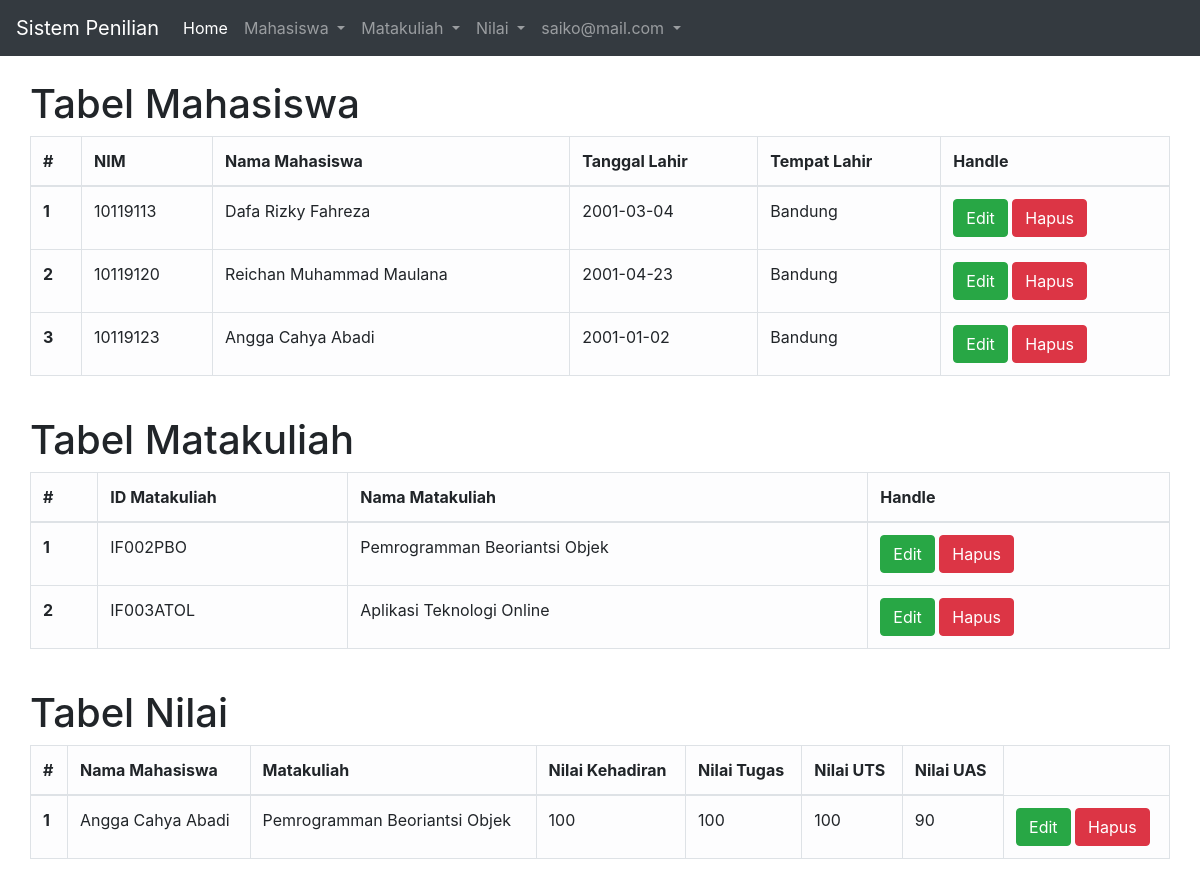
The app's page /index.php (signed in) with its own data.
### tables this page shows
CREATE TABLE IF NOT EXISTS `mahasiswa` (
  `nim` varchar(16) NOT NULL,
  `nama_lengkap` varchar(40) NOT NULL,
  `tanggal_lahir` date NOT NULL,
  `tempat_lahir` varchar(30) NOT NULL,
  PRIMARY KEY (`nim`)
);

CREATE TABLE IF NOT EXISTS `matakuliah` (
  `Id_matkul` varchar(16) NOT NULL,
  `nama_matkul` varchar(50) NOT NULL,
  PRIMARY KEY (`Id_matkul`)
);

CREATE TABLE IF NOT EXISTS `nilai` (
  `nim` varchar(16) NOT NULL,
  `Id_matkul` varchar(16) NOT NULL,
  `kehadiran` double NOT NULL DEFAULT '0',
  `tugas` double NOT NULL DEFAULT '0',
  `uts` double NOT NULL DEFAULT '0',
  `uas` double NOT NULL DEFAULT '0',
  KEY `FK__mahasiswa` (`nim`),
  KEY `FK__matakuliah` (`Id_matkul`),
  CONSTRAINT `FK__mahasiswa` FOREIGN KEY (`nim`) REFERENCES `mahasiswa` (`nim`) ON DELETE CASCADE ON UPDATE CASCADE,
  CONSTRAINT `FK__matakuliah` FOREIGN KEY (`Id_matkul`) REFERENCES `matakuliah` (`Id_matkul`) ON DELETE CASCADE ON UPDATE CASCADE
);

### controller/MahasiswaController.php (called while the page is built, shortened)
<?php
class Mahasiswa
{
    public $conn;
    public function __construct()
    {
        $this->conn = new mysqli(DB_SERVER, DB_USERNAME, DB_PASSWORD, DB_DATABASE);
    }
    public function index()
    {
        $query = "SELECT * FROM mahasiswa";
        $result = $this->conn->query($query);
        if ($result->num_rows > 0) {
            $data = array();
            while ($row = $result->fetch_assoc()) {
                $data[] = $row;
            }
            return $data;
        } else {
            echo "No Data Is Found";
        }
    }
}

### controller/MataKuliahController.php (called while the page is built, shortened)
<?php
class Matakuliah
{
    public $conn;
    public function __construct()
    {
        $this->conn = new mysqli(DB_SERVER, DB_USERNAME, DB_PASSWORD, DB_DATABASE);
    }
    public function index()
    {
        $query = "SELECT * FROM matakuliah";
        $result = $this->conn->query($query);
        if ($result->num_rows > 0) {
            $data = array();
            while ($row = $result->fetch_assoc()) {
                $data[] = $row;
            }
            return $data;
        } else {
            echo "No Data Is Found";
        }
    }
}

### controller/NilaiController.php (called while the page is built, shortened)
<?php
class Nilai
{
    public $conn;
    public function __construct()
    {
        $this->conn = new mysqli(DB_SERVER, DB_USERNAME, DB_PASSWORD, DB_DATABASE);
    }
    public function index()
    {
        $query = "SELECT * FROM nilai
        INNER JOIN mahasiswa ON mahasiswa.nim = nilai.nim
        INNER JOIN matakuliah ON matakuliah.Id_matkul = nilai.Id_matkul";
        $result = $this->conn->query($query);
        if ($result->num_rows > 0) {
            $data = array();
            while ($row = $result->fetch_assoc()) {
                $data[] = $row;
            }
            return $data;
        } else {
            echo "No Data Is Found";
        }
    }
}

### index.php (the view, shortened to what this page needs)
<?php
include_once('./Controller/MahasiswaController.php');
include_once('./Controller/MataKuliahController.php');
include_once('./Controller/NilaiController.php');
if ($_SESSION['login']) {
    $mahasiswa = new Mahasiswa();
    $matkul = new Matakuliah();
    $nilai = new Nilai();
    $dataMhs = $mahasiswa->index();
    $dataMatkul = $matkul->index();
    $dataNilai = $nilai->index();
} else {
    header("location:./Public/Page/login.php");
}
?>
<!DOCTYPE html>
<html lang="en">
<head>
    <link rel="stylesheet" href="https://stackpath.bootstrapcdn.com/bootstrap/4.1.3/css/bootstrap.min.css">
</head>
<body>
    <nav class="navbar navbar-expand-lg navbar-dark bg-dark">
        <a class="navbar-brand" href="#">Sistem Penilian</a>
        <div class="collapse navbar-collapse" id="navbarSupportedContent">
            <ul class="navbar-nav mr-auto">
                <li class="nav-item active">
                    <a class="nav-link" href="index.php">Home <span class="sr-only">(current)</span></a>
                </li>
                <li class="nav-item dropdown">
                    <a class="nav-link dropdown-toggle" href="#" id="navbarDropdown" role="button" data-toggle="dropdown" aria-haspopup="true" aria-expanded="false">
                        Mahasiswa
                    </a>
                </li>
                <li class="nav-item dropdown">
                    <a class="nav-link dropdown-toggle" href="#" id="navbarDropdown" role="button" data-toggle="dropdown" aria-haspopup="true" aria-expanded="false">
                        Matakuliah
                    </a>
                </li>
                <li class="nav-item dropdown">
                    <a class="nav-link dropdown-toggle" href="#" id="navbarDropdown" role="button" data-toggle="dropdown" aria-haspopup="true" aria-expanded="false">
                        Nilai
                    </a>
                </li>
                <li class="nav-item dropdown">
                    <a class="nav-link dropdown-toggle" href="#" id="navbarDropdown" role="button" data-toggle="dropdown" aria-haspopup="true" aria-expanded="false">
                        <?php echo $email = $_SESSION['email']; ?>
                    </a>
                </li>
            </ul>
        </div>
    </nav>
    <div class="container">
        <div class="row mt-4">
            <h1>Tabel Mahasiswa</h1>
            <table class="table table-bordered table-light">
                <thead>
                    <tr>
                        <th scope="col">#</th>
                        <th scope="col">NIM</th>
                        <th scope="col">Nama Mahasiswa</th>
                        <th scope="col">Tanggal Lahir</th>
                        <th scope="col">Tempat Lahir</th>
                        <th scope="col">Handle</th>
                    </tr>
                </thead>
                <tbody>
                    <?php $i = 1;
                    foreach ($dataMhs as $data) { ?>
                        <tr>
                            <th scope="row"><?php echo $i; ?></th>
                            <td><?php echo $data['nim'] ?></td>
                            <td><?php echo $data['nama_lengkap'] ?></td>
                            <td><?php echo $data['tanggal_lahir'] ?></td>
                            <td><?php echo $data['tempat_lahir'] ?></td>
                            <td><a href="Public/Page/edit.php?p=Mahasiswa&e=<?php echo $data['nim'] ?>">
                                    <button class="btn btn-success">Edit</button></a>
                                <a href="Public/Page/destroy.php?p=mahasiswa&d=<?php echo $data['nim'] ?>">
                                    <button onclick="deleteConfirm()" class="btn btn-danger">Hapus</button></a>
                            </td>
                        </tr>
                    <?php $i++;
                    } ?>
                </tbody>
            </table>
        </div>
        <div class="row mt-4">
            <h1>Tabel Matakuliah</h1>
            <table class="table table-bordered table-light">
                <thead>
                    <tr>
                        <th scope="col">#</th>
                        <th scope="col">ID Matakuliah</th>
                        <th scope="col">Nama Matakuliah</th>
                        <th scope="col">Handle</th>
                    </tr>
                </thead>
                <tbody>
                    <?php $i = 1;
                    foreach ($dataMatkul as $data) { ?>
                        <tr>
                            <th scope="col"><?php echo $i ?></th>
                            <td><?php echo $data['Id_matkul'] ?></td>
                            <td><?php echo $data['nama_matkul'] ?></td>
                            <td><a href="Public/Page/edit.php?p=Matakuliah&e=<?php echo $data['Id_matkul'] ?>">
                                    <button class="btn btn-success">Edit</button></a>
                                <a href="Public/Page/destroy.php?p=matakuliah&d=<?php echo $data['Id_matkul'] ?>">
                                    <button onclick="deleteConfirm()" class="btn btn-danger">Hapus</button></a>
                            </td>
                        </tr>
                    <?php $i++;
                    } ?>
                </tbody>
            </table>
        </div>
        <div class="row mt-4">
            <h1>Tabel Nilai</h1>
            <table class="table table-bordered table-light">
                <thead>
                    <tr>
                        <th scope="col">#</th>
                        <th scope="col">Nama Mahasiswa</th>
                        <th scope="col">Matakuliah</th>
                        <th scope="col">Nilai Kehadiran</th>
                        <th scope="col">Nilai Tugas</th>
                        <th scope="col">Nilai UTS</th>
                        <th scope="col">Nilai UAS</th>
                    </tr>
                </thead>
                <tbody>
                    <?php $i = 1;
                    foreach ($dataNilai as $data) { ?>
                        <tr>
                            <th scope="col"><?php echo $i; ?></th>
                            <td><?php echo $data['nama_lengkap'] ?></td>
                            <td><?php echo $data['nama_matkul'] ?></td>
                            <td><?php echo $data['kehadiran'] ?></td>
                            <td><?php echo $data['tugas'] ?></td>
                            <td><?php echo $data['uts'] ?></td>
                            <td><?php echo $data['uas'] ?></td>
                            <td><a href="Public/Page/edit.php?p=Nilai&e=<?php echo $data['nim'] ?>&e2=<?php echo $data['Id_matkul'] ?>">
                                    <button class="btn btn-success">Edit</button></a>
                                <a href="Public/Page/destroy.php?p=nilai&d=<?php echo $data['nim'] ?>&d2=<?php echo $data['Id_matkul'] ?>">
                                    <button onclick="deleteConfirm()" class="btn btn-danger">Hapus</button></a>
                            </td>
                        </tr>
                    <?php $i++;
                    } ?>
                </tbody>
            </table>
        </div>
    </div>
</body>
</html>

### records on screen
mahasiswa: nim "10119113", nama_lengkap "Dafa Rizky Fahreza", tanggal_lahir "2001-03-04", tempat_lahir "Bandung"
mahasiswa: nim "10119120", nama_lengkap "Reichan Muhammad Maulana", tanggal_lahir "2001-04-23", tempat_lahir "Bandung"
mahasiswa: nim "10119123", nama_lengkap "Angga Cahya Abadi", tanggal_lahir "2001-01-02", tempat_lahir "Bandung"
matakuliah: Id_matkul "IF002PBO", nama_matkul "Pemrogramman Beoriantsi Objek"
matakuliah: Id_matkul "IF003ATOL", nama_matkul "Aplikasi Teknologi Online"
nilai: nim.nama_lengkap "Angga Cahya Abadi", Id_matkul.nama_matkul "Pemrogramman Beoriantsi Objek", kehadiran "100", tugas "100", uts "100", uas "90"

### other values on screen
$email = $_SESSION['email'] "saiko@mail.com"
